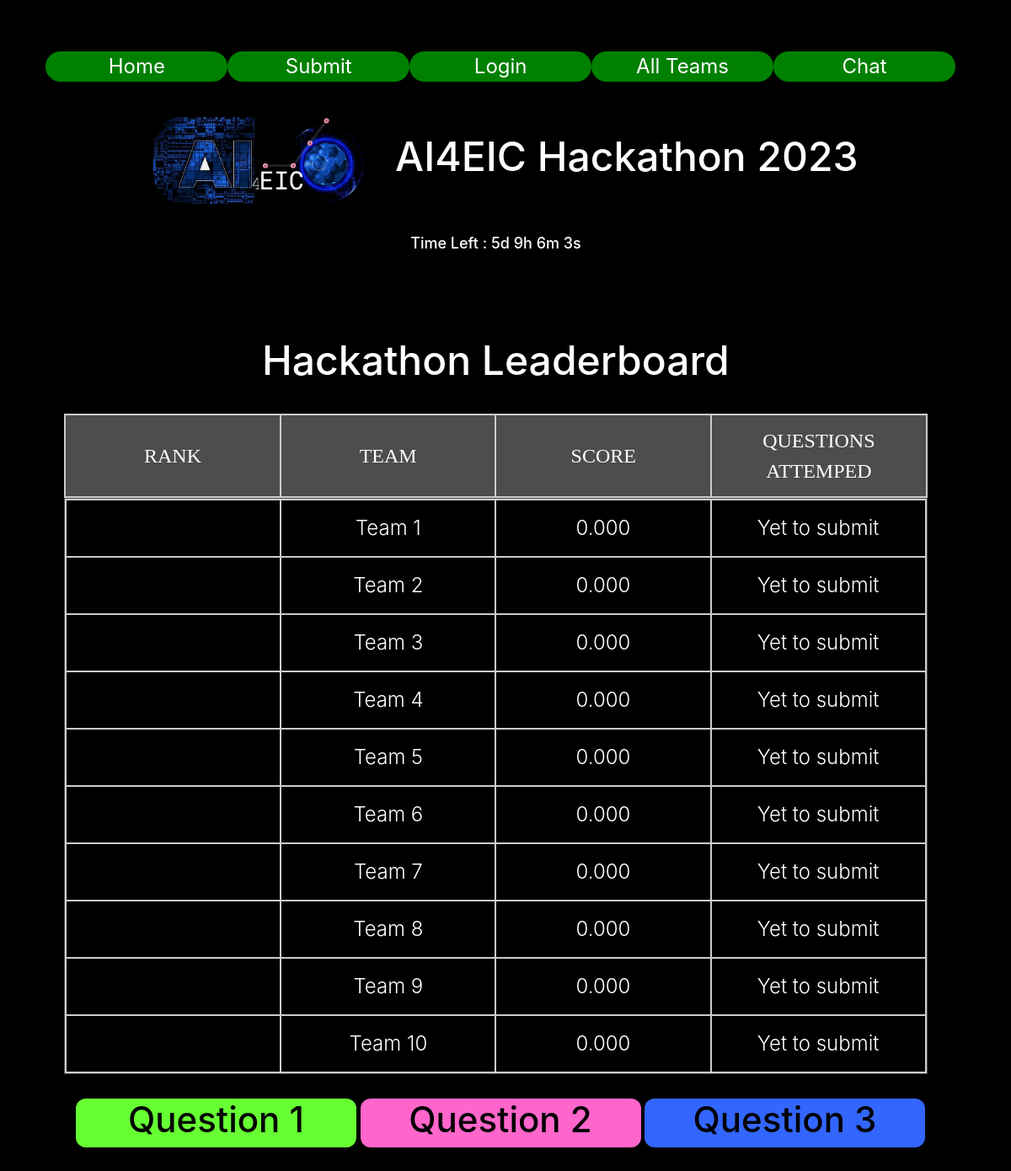
The app's page /leaderboard with its own data.
### flask_leaderboard/models.py (models this page shows, shortened)
class Team(db.Model, UserMixin):
    __tablename__ = 'team'
    id = db.Column(db.Integer, primary_key = True)
    name = db.Column(db.String(30),
                     nullable = False,
                     unique = True
                     )
    users = db.relationship('User',
                            backref = 'TEAM_NAME',
                            lazy = True
                            )
    questions = db.relationship('Question',
                                backref = 'Q_TEAM_NAME',
                                lazy = True
                                )
    password = db.Column(db.String(60),
                         unique = False,
                         nullable = False
                         )
    q1_bestscore = db.Column(db.Float, nullable = True, default = 0.0)
    q2_bestscore = db.Column(db.Float, nullable = True, default = 0.0)
    q3_bestscore = db.Column(db.Float, nullable = True, default = 0.0)
    overallscore = db.Column(db.Float, nullable = True, default = 0.0)

### flask_leaderboard/routes.py (the view)
@app.route("/")
@app.route("/leaderboard")
def leaderboard():
    TeamInfo = Team.query.order_by(Team.overallscore.desc()).all()
    ques_info = dict()
    for T in TeamInfo:
        unique_ques = set([f"Q {q.qnumber}" for q in T.questions])
        if len(unique_ques) == 0:
            ques_info[T.name] = "Yet to submit"
        else:
            ques_info[T.name] = ", ".join(unique_ques)
    ques_dict = dict()
    for qnum in range(1, 4):
        ques_dict[qnum] = Question.query.filter(Question.qnumber == qnum).order_by(Question.qscore.desc()).all()[:3]
    return render_template('leaderboard.html', teaminfo = TeamInfo, ques_info = ques_info, ques_dict = ques_dict, sess_id = session.get("uuid"))

### flask_leaderboard/routes.py (called while the page is built)
@app.before_request
def make_session_permanent():
    session.permanent = False

### flask_leaderboard/templates/leaderboard.html (shortened to what this page needs)
{% extends "layout0.html" %}
{% block content %}
<div class = "container">
<h1 class="glow"> Hackathon Leaderboard</h1>
</div>
<div class="container">
<div class="tbl-header">
  <table cellpadding="0" cellspacing="0" border="0">
    <thead>
      <tr>
        <th>Rank </th>
        <th> Team </th>
        <th> Score </th>
        <th> Questions Attemped </th>
      </tr>
    </thead>
  </table>
</div>
<div class="tbl-content">
  <table cellpadding="0" cellspacing="0" border="0">
    <tbody>
      {% for team in teaminfo %}
      <tr>
      {% if loop.index == 1 and team.overallscore > 0 %}
      <td class = "rank{{loop.index}}">🥇 {{loop.index}}</td>
      <td class = "rank{{loop.index}}">{{team.name}}</td>
      <td class = "rank{{loop.index}}">{{"%.3f"|format(team.overallscore)}}</td>
      <td class = "rank{{loop.index}}">{{ques_info[team.name]}}</td>
      {% elif loop.index == 2 and team.overallscore > 0 %}
      <td class = "rank{{loop.index}}">🥈 {{loop.index}}</td>
      <td class = "rank{{loop.index}}">{{team.name}}</td>
      <td class = "rank{{loop.index}}">{{"%.3f"|format(team.overallscore)}}</td>
      <td class = "rank{{loop.index}}">{{ques_info[team.name]}}</td>
      {% elif loop.index == 3 and team.overallscore > 0 %}
      <td class = "rank{{loop.index}}">🥉 {{loop.index}}</td>
      <td class = "rank{{loop.index}}">{{team.name}}</td>
      <td class = "rank{{loop.index}}">{{"%.3f"|format(team.overallscore)}}</td>
      <td class = "rank{{loop.index}}">{{ques_info[team.name]}}</td>
      {% elif team.overallscore == 0.0 %}
      <td> </td>
      <td>{{team.name}}</td>
      <td>{{"%.3f"|format(team.overallscore)}}</td>
      <td>{{ques_info[team.name]}}</td>
      {% else %}
      <td>{{loop.index}}</td>
      <td>{{team.name}}</td>
      <td>{{"%.3f"|format(team.overallscore)}}</td>
      <td>{{ques_info[team.name]}}</td>
      {% endif %}
      </tr>
      {% endfor %}
    </tbody>
  </table>
</div>
</div>
<br>
<div class = "qboxrow">
  <div class = "q1box">
    <h4 class = "qheader">Question 1</h4>
  </div>
  <div class = "q2box">
    <h4 class = "qheader">Question 2</h4>
  </div>
  <div class = "q3box">
    <h4 class = "qheader">Question 3</h4>
  </div>
</div>
<br>
{% endblock content %}

### flask_leaderboard/templates/layout0.html (shortened to what this page needs)
<!DOCTYPE html>
<html>
<head>
    <link rel="stylesheet" href="https://maxcdn.bootstrapcdn.com/bootstrap/4.0.0/css/bootstrap.min.css">
    <link rel="stylesheet" href="https://cdnjs.cloudflare.com/ajax/libs/font-awesome/4.7.0/css/font-awesome.min.css">
    <link rel="stylesheet" type="text/css" href="{{ url_for('static', filename='main.css') }}">
    <link rel="stylesheet" type="text/css" href="{{ url_for('static', filename='james.css') }}">
    <link rel="stylesheet" href="https://cdn.jsdelivr.net/simplemde/latest/simplemde.min.css">
</head>
<body>
    <header class="container">
      <nav class="navbar navbar-expand-md fixed-top bg-steel">
        <div class="container" >
              {% if current_user.is_authenticated %}
              <a class="new-navstyle" href="{{ url_for('leaderboard') }}">Home</a>
              <a class="new-navstyle" href="{{ url_for('submit') }}">Submit</a>
              <a class="new-navstyle" href="{{ url_for('logout') }}" onclick="return confirm('Are you sure you want to sign out?')">Logout</a>
              <a class="new-navstyle" href="{{ url_for('allteams') }}">All Teams</a>
              <a class="new-navstyle" href="{{ url_for('current_teamstat') }}">Team Stats</a>
              <a class="new-navstyle" href="{{ url_for('chat', session_id = sess_uuid) }}">Chat</a>
              {% else %}
              <a class="new-navstyle" href="{{ url_for('leaderboard') }}">Home</a>
              <a class="new-navstyle" href="{{ url_for('submit') }}">Submit</a>
              <a class="new-navstyle" href="{{ url_for('login') }}">Login</a>
              <a class="new-navstyle" href="{{ url_for('allteams') }}">All Teams</a>
              <a class="new-navstyle" href="{{ url_for('chat', session_id = sess_uuid) }}">Chat</a>
              {% endif %}
        </div>
      </nav>
      <div class = "container">
            <h1 class="glow" href="eic.ai"> <a href="https://eic.ai">
              <img class="logo-img" src="{{url_for('static', filename='images/ai4eic-logo.png')}}">
            </a>  AI4EIC Hackathon 2023</h1>
            <h2 class="whitecolorh2" id = 'demo'></h2>
      </div>
    </header>
  <br>
    <main role="main" class="container">
          {% block content %}{% endblock %}
    </main>
</body>
</html>

### flask_leaderboard/static/main.css (style rules this page uses)
body { background: black; color: #333333; margin-top: 5rem; width: 100%; }
h1, h2, h3, h4, h5, h6 { color: #444444; text-align: center; }
.bg-steel { background-color: black; height: 10%; width: 100%; }
.container { margin-left: 2%; margin-right: 2%; margin-top: 2%; margin-bottom: 5px; align-content: stretch; overflow: scroll; max-width: 95%; }
.navbar { width: 100%; max-width: 100%; align-items: center; }
.new-navstyle { background: #73AD21; margin-top: 1vw; margin-bottom: 1vw; color: white; background: green; border-radius: 2vw; font-size: 2vw; font-style: normal; text-align: center; width: 20%; height: 5%; transition: 0.2s; }
.logo-img { height: 50%; width: 25%; transition: 0.2s; border-radius: 3vw; margin-left: 2vw; margin-right: 2vw; margin-top: 2vw; margin-bottom: 2vw; }
.glow { font-size:4vw; color: #fff; text-align: center; animation: glow 1s ease-in-out infinite alternate; transition: .2s; margin-left: 1vw; margin-right: 1vw; margin-bottom: 1vw; margin-top: 1vw; }
table { width:100%; table-layout: fixed; align-content: center; margin: auto; }
.tbl-header { background-color: rgba(255,255,255,0.3); width: 100%; max-width: 100%; text-align: center; margin: auto; }
.tbl-content { height:10%; max-width: 100%; overflow-x:auto; border: 1px solid rgba(255,255,255,0.3); margin: auto; }
th { padding: 1vw 1.5vw; font-weight: 500; color: #fff; text-transform: uppercase; font-family: 'Righteous', cursive; font-size: 2vw; font-weight: normal; line-height: 3vw; margin: 1vw 0vw 2vw; text-transform: uppercase; text-shadow: 2px 2px 0 #000, margin: 10px 0 24px; text-align: center; border: 2px solid #ccc; }
td { padding: 15px; text-align: center; vertical-align:middle; font-weight: 300; font-size: 2vw; color: #fff; border-bottom: solid 1px rgba(255,255,255,0.1); border: 2px solid #ccc; }
.whitecolorh2 { color: white; font-size: 1.5vw }
.qboxrow { width: 100%; text-align: center; align-items: center; align-content: center; align-items: center; margin: auto; }
.q1box { width: 30%; height: 100%; border-radius: 1vw; transition: 0.2s; background-color: #66ff33; display: inline-block; }
.q2box { width: 30%; height: 100%; border-radius: 1vw; transition: 0.2s; background-color: #ff66cc; display: inline-block; }
.q3box { width: 30%; height: 100%; border-radius: 1vw; transition: 0.2s; background-color: #3366ff; display: inline-block; }
.qheader { font-size: 3.5vw; color: black; }

### records on screen
Team: name "Team 1", overallscore "0.000", name "Yet to submit"
Team: name "Team 2", overallscore "0.000", name "Yet to submit"
Team: name "Team 3", overallscore "0.000", name "Yet to submit"
Team: name "Team 4", overallscore "0.000", name "Yet to submit"
Team: name "Team 5", overallscore "0.000", name "Yet to submit"
Team: name "Team 6", overallscore "0.000", name "Yet to submit"
Team: name "Team 7", overallscore "0.000", name "Yet to submit"
Team: name "Team 8", overallscore "0.000", name "Yet to submit"
Team: name "Team 9", overallscore "0.000", name "Yet to submit"
Team: name "Team 10", overallscore "0.000", name "Yet to submit"
